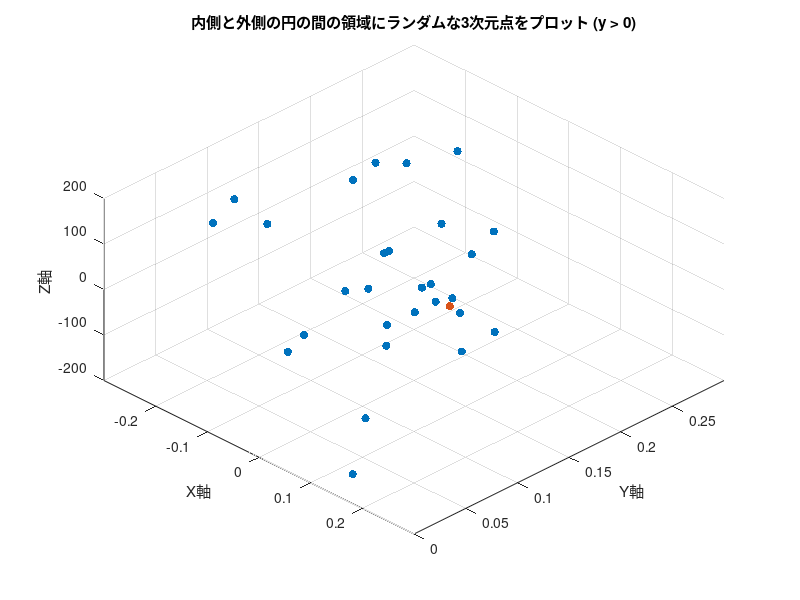

Write the MATLAB code that produced this figure.
% パラメータの設定
r_inner = 0.1; % 内側の円の半径
r_outer = 0.3; % 外側の円の半径
N = 50; % 生成する点の数

% 初期値を設定
initial_point = [0.06739, 0.15095, 0.0];

% 極座標でランダムな点を生成
theta = 2 * pi * rand(N, 1); % ランダムな角度
r = sqrt((r_outer^2 - r_inner^2) * rand(N, 1) + r_inner^2); % 均一分布を保証するランダムな半径

% デカルト座標に変換
x = r .* cos(theta);
y = r .* sin(theta);

% y > 0 の条件を満たす点のみを選択
idx = y > 0;
x = x(idx);
y = y(idx);
z = -180 + 360 * rand(sum(idx), 1);

% 初期値を追加
x = [initial_point(1); x];
y = [initial_point(2); y];
z = [initial_point(3); z];

% 3次元プロット
figure;
scatter3(x(2:end), y(2:end), z(2:end), 'filled'); % ランダムな点をプロット
hold on;
scatter3(x(1), y(1), z(1), 'filled', 'r'); % 初期値を赤色でプロット
xlabel('X軸');
ylabel('Y軸');
zlabel('Z軸');
title('内側と外側の円の間の領域にランダムな3次元点をプロット (y > 0)');
grid on;
%axis equal;
xlim([-r_outer, r_outer]); % x軸の範囲を設定
ylim([0, r_outer]); % y軸の範囲を設定

view(45, 50);
hold off;